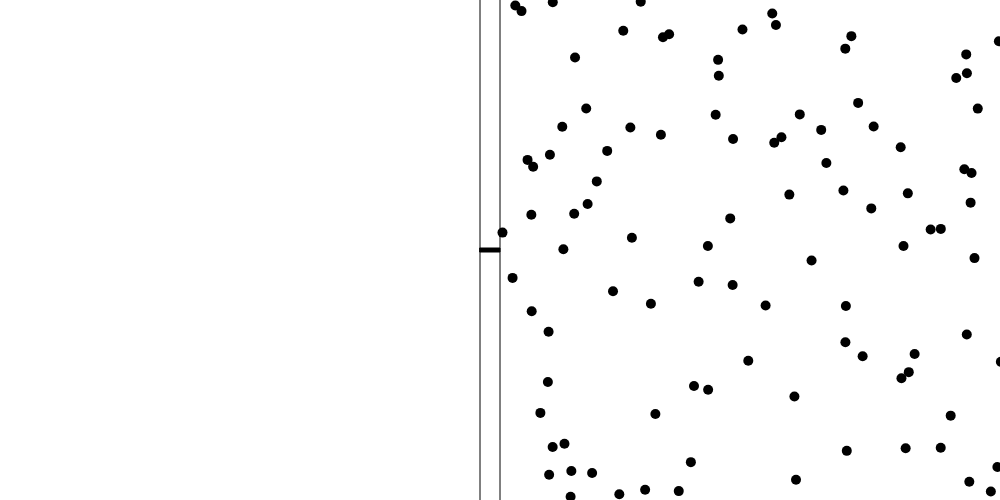
Frame 1 (no input)
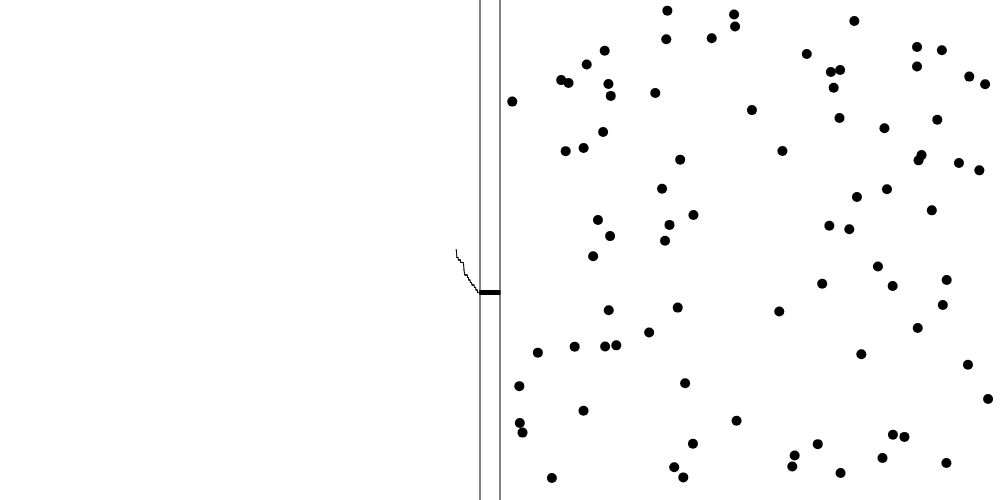
Frame 60 (no input)
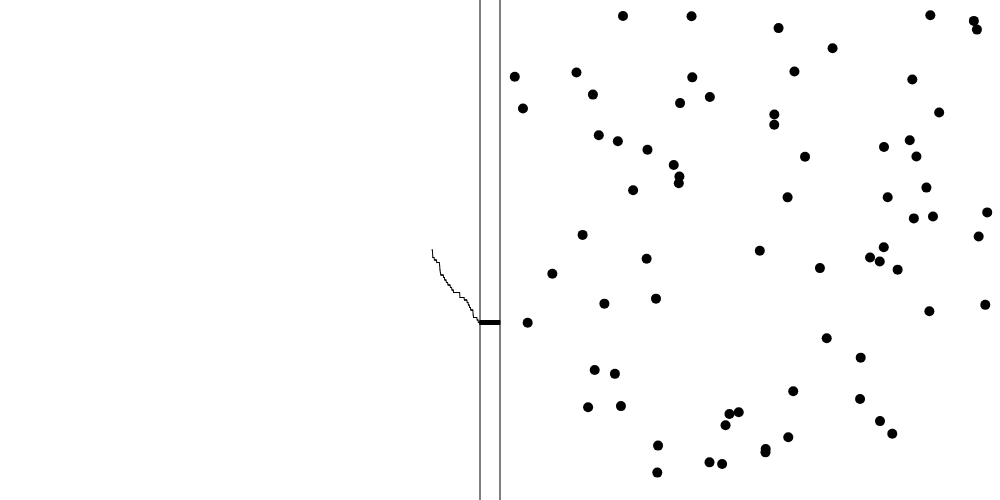
Frame 120 (the mouse pressed at the canvas centre since frame 60)

The p5.js sketch that drew these frames (run headless with seeded random() and noise() and a simulated clock; from frame 60 on, the mouse is pressed at the canvas centre):

// p5.js sketch
// ── sketch.js
let frameR = 25
let graphW = 500
let spaceW = 500
let w = graphW + spaceW
let h = 500

let nucleiN = 100
let necleiR = 10

let halfLife = 10

let graphYScale = h/(nucleiN*2)
let graphXScale = 0.4


class Nuclei {
	constructor(halfLife, radius, x,y, xv,yv) {
		this.halfLife = halfLife
		this.x = x
		this.y = y
		this.xv = xv
		this.yv = yv
		this.radius = radius
	}

	dies(timeInt) {
		let prob = 1-0.5**(timeInt/this.halfLife)
		return (random()<prob ? true:false);
	}

	draw() {
  	noStroke()
		fill(0)
		this.x += this.xv
		this.y += this.yv
		if (this.x-necleiR < graphW) this.xv = abs(this.xv)
		if (this.x+necleiR > w) this.xv = -abs(this.xv)
		if (this.y-necleiR < 0) this.yv = abs(this.yv)
		if (this.y+necleiR > h) this.yv = -abs(this.yv)
		ellipse(this.x, this.y, this.radius, this.radius)
	}

}

let nucleis = []
let undecayed = []

function setup() {
	createCanvas(w, h)
	frameRate(frameR)
	for (let i=0; i<100; i++) nucleis.push(new Nuclei(halfLife, necleiR, random(graphW, w), random(h), random(-2,2),random(-2,2)))
}

function draw() {
	background(255)
	nucleis.forEach((item)=>item.draw())
	for (let i=nucleis.length-1; i>-1; i--)
		if (nucleis[i].dies(1/frameR)) nucleis.splice(i,1)

	undecayed.push(nucleis.length)
	stroke(0)
	for (i=0; i<undecayed.length-1;i++)
		line(graphW-20+(i-undecayed.length)*graphXScale, h-undecayed[i]*graphYScale, graphW-20+(i+1-undecayed.length)*graphXScale, h-undecayed[i+1]*graphYScale)

	line(graphW,0,graphW,h)
	line(graphW-20,0,graphW-20,h)

	rect(graphW-20,h-2-nucleis.length*graphYScale, 20,4)
}

function mouseClicked() {
	if (mouseX > graphW)
  	nucleis.push(new Nuclei(30, 10, mouseX, mouseY, random(-2,2),random(-2,2)))
	if (mouseX<graphW && mouseX > graphW - 20)
		for (let i = 0; i<(h-mouseY)/graphYScale - nucleis.length; i++)
			nucleis.push(new Nuclei(halfLife, necleiR, random(graphW, w), random(h), random(-2,2),random(-2,2)))
  // prevent default
  return false;
}

// ── main.html
<!DOCTYPE html>
<html>
<head>
	<title> Woot Title example. </title>
	<script src="p5.js"></script>
	<script src="sketch.js"></script>
</head>
</html>
